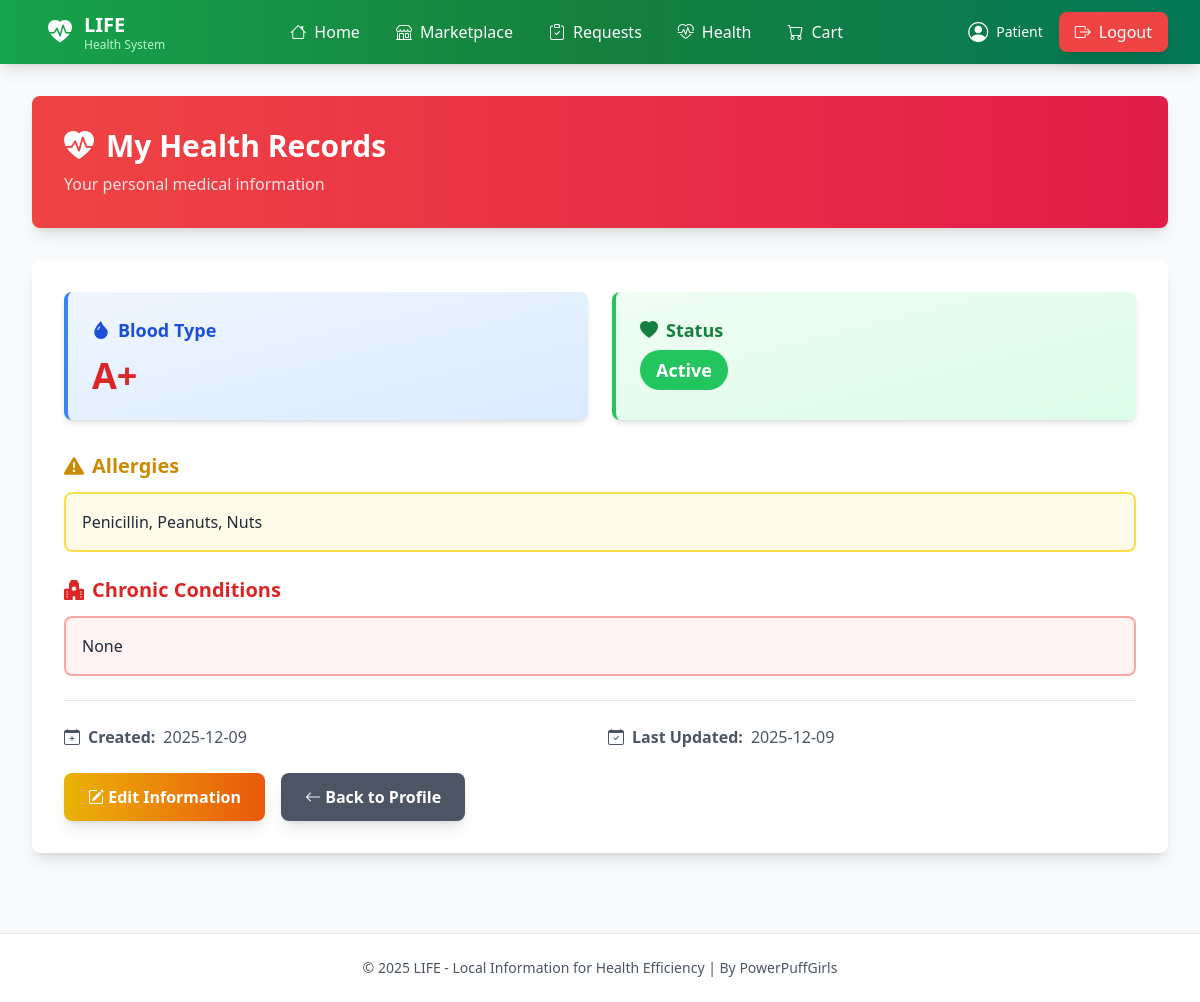
The page /health_records (signed in) on the database its author committed.
### tables this page shows
CREATE TABLE health_records (
            id INTEGER PRIMARY KEY AUTOINCREMENT,
            patient_id INTEGER NOT NULL UNIQUE,
            blood_type TEXT,
            allergies TEXT,
            chronic_conditions TEXT,
            status TEXT DEFAULT 'Active',
            created_at TIMESTAMP DEFAULT CURRENT_TIMESTAMP,
            updated_at TIMESTAMP DEFAULT CURRENT_TIMESTAMP,
            FOREIGN KEY (patient_id) REFERENCES patients(id)
        );

### app.py (the view, shortened to what this page needs)
@app.route("/health_records")
def view_health_records():
    if session.get("role") != 'patient':
        return redirect(url_for('patient_signin'))
    patient_id = session.get("user_id")
    db = get_db()
    c = db.cursor()
    patient_row = c.execute("SELECT * FROM patients WHERE id = ?", (patient_id,)).fetchone()
    health_record = c.execute("""
        SELECT * FROM health_records WHERE patient_id = ?
    """, (patient_id,)).fetchone()
    patient = dict(patient_row) if patient_row else None
    if patient and patient.get("dob"):
        patient["age"] = calculate_age(patient["dob"])
    return render_template("my_records.html", health_record=health_record, patient=patient)

### app.py (called while the page is built)
def calculate_age(dob_str):
    try:
        dob = datetime.strptime(dob_str, "%Y-%m-%d").date()
        today = date.today()
        return today.year - dob.year - ((today.month, today.day) < (dob.month, dob.day))
    except (ValueError, TypeError):
        return None

def get_db():
    db = getattr(g, "_database", None)
    if db is None:
        if USE_MYSQL:
            conn = pymysql.connect(
                host=DB_HOST,
                port=DB_PORT,
                user=DB_USER,
                password=DB_PASSWORD,
                database=DB_NAME,
                cursorclass=pymysql.cursors.DictCursor,
                autocommit=False
            )
            db = g._database = DatabaseWrapper(conn, is_mysql=True)
        else:
            import sqlite3
            conn = sqlite3.connect(DATABASE)
            conn.row_factory = sqlite3.Row
            db = g._database = DatabaseWrapper(conn, is_mysql=False)
    return db

@app.teardown_appcontext
def close_connection(exception):
    db = getattr(g, "_database", None)
    if db is not None:
        db.close()

    def cursor(self):
        if self.is_mysql:
            return MySQLCursorWrapper(self.connection.cursor(), self.connection)
        else:
            return SQLiteCursorWrapper(self.connection)

    def close(self):
        self.connection.close()

    def execute(self, query, args=()):
        self.cursor = self.connection.execute(query, args)
        return self

    def fetchone(self):
        return self.cursor.fetchone()

### templates/my_records.html
{% extends "layout.html" %}
{% block content %}
<div class="bg-gradient-to-r from-red-500 to-rose-600 text-white p-8 rounded-lg shadow-lg mb-8 animate-slideDown">
    <h2 class="text-3xl font-bold flex items-center gap-3">
        <i class="bi bi-heart-pulse-fill"></i>
        My Health Records
    </h2>
    <p class="text-red-100 mt-2">Your personal medical information</p>
</div>
<div class="bg-white rounded-lg shadow-lg p-8 animate-fadeIn card-hover">
    <div class="grid md:grid-cols-2 gap-6 mb-8">
        <div class="bg-gradient-to-br from-blue-50 to-blue-100 border-l-4 border-blue-500 rounded-lg p-6 shadow-md">
            <h5 class="text-lg font-bold text-blue-700 mb-3 flex items-center gap-2">
                <i class="bi bi-droplet-fill"></i>
                Blood Type
            </h5>
            <p class="text-4xl font-bold text-red-600">
                {{ health_record.blood_type if health_record.blood_type else 'Not Set' }}
            </p>
        </div>
        <div class="bg-gradient-to-br from-green-50 to-green-100 border-l-4 border-green-500 rounded-lg p-6 shadow-md">
            <h5 class="text-lg font-bold text-green-700 mb-3 flex items-center gap-2">
                <i class="bi bi-heart-fill"></i>
                Status
            </h5>
            <span class="px-4 py-2 rounded-full text-lg font-bold {% if health_record.status == 'Active' %}bg-green-500 text-white{% else %}bg-yellow-500 text-white{% endif %}">
                {{ health_record.status if health_record.status else 'Unknown' }}
            </span>
        </div>
    </div>
    <div class="mb-6">
        <h5 class="text-xl font-bold text-yellow-600 mb-3 flex items-center gap-2">
            <i class="bi bi-exclamation-triangle-fill"></i>
            Allergies
        </h5>
        <div class="bg-yellow-50 border-2 border-yellow-300 rounded-lg p-4">
            <p class="text-gray-800">
                {{ health_record.allergies if health_record.allergies else 'No allergies recorded' }}
            </p>
        </div>
    </div>
    <div class="mb-6">
        <h5 class="text-xl font-bold text-red-600 mb-3 flex items-center gap-2">
            <i class="bi bi-hospital-fill"></i>
            Chronic Conditions
        </h5>
        <div class="bg-red-50 border-2 border-red-300 rounded-lg p-4">
            <p class="text-gray-800">
                {{ health_record.chronic_conditions if health_record.chronic_conditions else 'No chronic conditions recorded' }}
            </p>
        </div>
    </div>
    <hr class="my-6 border-gray-200">
    <div class="grid md:grid-cols-2 gap-4 mb-6 text-gray-600">
        <p class="flex items-center gap-2">
            <i class="bi bi-calendar-plus"></i>
            <strong>Created:</strong> {{ health_record.created_at[:10] if health_record.created_at else 'N/A' }}
        </p>
        <p class="flex items-center gap-2">
            <i class="bi bi-calendar-check"></i>
            <strong>Last Updated:</strong> {{ health_record.updated_at[:10] if health_record.updated_at else 'N/A' }}
        </p>
    </div>
    <div class="flex flex-wrap gap-4">
        <a href="{{ url_for('edit_health_records') }}" class="px-6 py-3 bg-gradient-to-r from-yellow-500 to-orange-600 text-white rounded-lg hover:from-yellow-600 hover:to-orange-700 transition-all transform hover:scale-105 font-semibold shadow-lg">
            <i class="bi bi-pencil-square"></i> Edit Information
        </a>
        <a href="{{ url_for('patient_profile') }}" class="px-6 py-3 bg-gray-600 text-white rounded-lg hover:bg-gray-700 transition-all transform hover:scale-105 font-semibold shadow-lg">
            <i class="bi bi-arrow-left"></i> Back to Profile
        </a>
    </div>
</div>
{% endblock %}

### templates/layout.html (style rules this page uses)
.animate-slideDown { animation: slideDown 0.3s ease-out; }
.animate-fadeIn { animation: fadeIn 0.5s ease-out; }
.card-hover { transition: all 0.3s ease; }

### rows shown on the page
health_records: blood_type "A+", status "Active", allergies "Penicillin, Peanuts, Nuts", chronic_conditions "None", created_at "2025-12-09", updated_at "2025-12-09"
